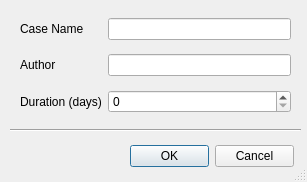
<ui version="4.0" >
 <class>NewCaseDialog</class>
 <widget class="QDialog" name="NewCaseDialog" >
  <property name="geometry" >
   <rect>
    <x>0</x>
    <y>0</y>
    <width>307</width>
    <height>182</height>
   </rect>
  </property>
  <property name="minimumSize" >
   <size>
    <width>307</width>
    <height>182</height>
   </size>
  </property>
  <property name="maximumSize" >
   <size>
    <width>307</width>
    <height>182</height>
   </size>
  </property>
  <property name="windowTitle" >
   <string>New Case</string>
  </property>
  <property name="sizeGripEnabled" >
   <bool>true</bool>
  </property>
  <widget class="QDialogButtonBox" name="buttonBox" >
   <property name="geometry" >
    <rect>
     <x>130</x>
     <y>140</y>
     <width>164</width>
     <height>32</height>
    </rect>
   </property>
   <property name="orientation" >
    <enum>Qt::Horizontal</enum>
   </property>
   <property name="standardButtons" >
    <set>QDialogButtonBox::Cancel|QDialogButtonBox::Ok</set>
   </property>
  </widget>
  <widget class="Line" name="line" >
   <property name="geometry" >
    <rect>
     <x>10</x>
     <y>120</y>
     <width>291</width>
     <height>20</height>
    </rect>
   </property>
   <property name="orientation" >
    <enum>Qt::Horizontal</enum>
   </property>
  </widget>
  <widget class="QWidget" name="layoutWidget" >
   <property name="geometry" >
    <rect>
     <x>20</x>
     <y>10</y>
     <width>271</width>
     <height>111</height>
    </rect>
   </property>
   <layout class="QGridLayout" name="gridLayout" >
    <item row="0" column="0" >
     <widget class="QLabel" name="m_CaseLabel" >
      <property name="text" >
       <string>Case Name</string>
      </property>
     </widget>
    </item>
    <item row="0" column="1" >
     <widget class="QLineEdit" name="m_CaseEdit" />
    </item>
    <item row="1" column="0" >
     <widget class="QLabel" name="m_AuthorLabel" >
      <property name="text" >
       <string>Author</string>
      </property>
     </widget>
    </item>
    <item row="1" column="1" >
     <widget class="QLineEdit" name="m_AuthorEdit" />
    </item>
    <item row="2" column="0" >
     <widget class="QLabel" name="m_DaysLabel" >
      <property name="text" >
       <string>Duration (days)</string>
      </property>
     </widget>
    </item>
    <item row="2" column="1" >
     <widget class="QSpinBox" name="m_DaysEdit" />
    </item>
   </layout>
  </widget>
 </widget>
 <resources/>
 <connections>
  <connection>
   <sender>buttonBox</sender>
   <signal>accepted()</signal>
   <receiver>NewCaseDialog</receiver>
   <slot>accept()</slot>
   <hints>
    <hint type="sourcelabel" >
     <x>248</x>
     <y>254</y>
    </hint>
    <hint type="destinationlabel" >
     <x>157</x>
     <y>274</y>
    </hint>
   </hints>
  </connection>
  <connection>
   <sender>buttonBox</sender>
   <signal>rejected()</signal>
   <receiver>NewCaseDialog</receiver>
   <slot>reject()</slot>
   <hints>
    <hint type="sourcelabel" >
     <x>316</x>
     <y>260</y>
    </hint>
    <hint type="destinationlabel" >
     <x>286</x>
     <y>274</y>
    </hint>
   </hints>
  </connection>
 </connections>
</ui>
